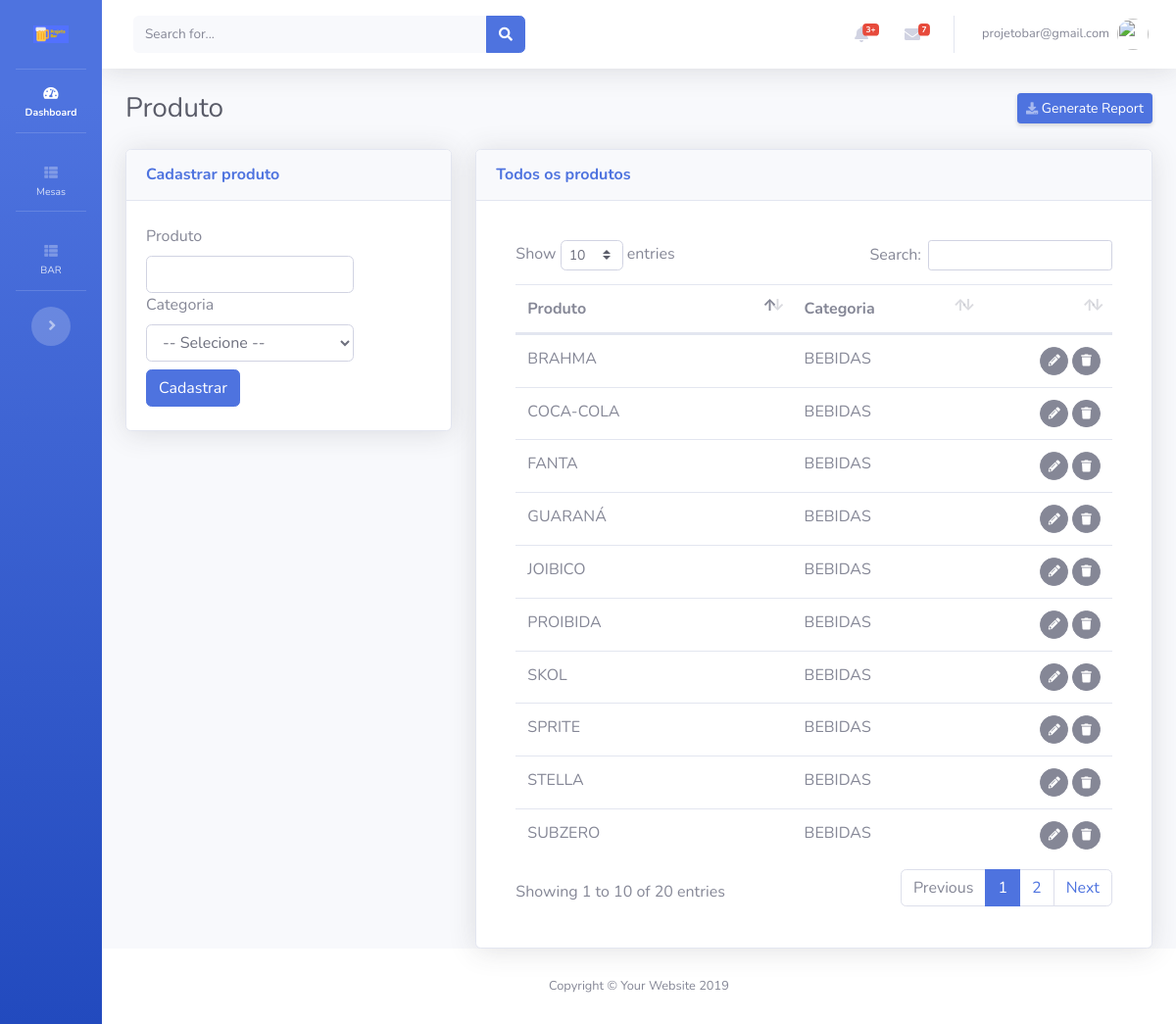
Page /views/produtos/Cadastrar.php (signed in) on the committed database.
### tables this page shows
CREATE TABLE IF NOT EXISTS `produtos` (
  `id` int(11) NOT NULL AUTO_INCREMENT,
  `produto` varchar(200) NOT NULL,
  `categoria` int(11) NOT NULL COMMENT 'FK',
  `usuario` int(11) NOT NULL COMMENT 'FK',
  `cadastro` datetime NOT NULL,
  `modificado` datetime NOT NULL,
  PRIMARY KEY (`id`)
);

CREATE TABLE IF NOT EXISTS `categorias` (
  `id` int(11) NOT NULL AUTO_INCREMENT,
  `categoria` varchar(200) NOT NULL,
  `usuario` int(11) NOT NULL COMMENT 'FK',
  `cadastro` datetime NOT NULL,
  `modificado` datetime NOT NULL,
  PRIMARY KEY (`id`)
);

### config.php (called while the page is built, shortened)
<?php
$app_token= 'appbar1';

### controllers/sidebar/ControllerSidebarToggle.php (called while the page is built)
<?php
$sqlCosultaToggle="SELECT * FROM sidebar WHERE id_usuario = '".$_SESSION['id'.$app_token]."' LIMIT 1";
$resultCosultaToggle=mysqli_query($conecta,$sqlCosultaToggle);
$CosultaToggle=mysqli_fetch_assoc($resultCosultaToggle);

### views/produtos/templates/FormularioExibir.php (the view, shortened to what this page needs)
<div class="card shadow mb-12">
  <div class="card-header py-3">
    <h6 class="m-0 font-weight-bold text-primary">Todos os produtos</h6>
  </div>
  <div class="card-body">
    <?php
    $sql="
    SELECT
    a.id,
    a.produto,
    b.categoria
    FROM produtos a
    LEFT JOIN categorias b on (a.categoria=b.id) order by produto ASC";
    if ($result=mysqli_query($conecta,$sql))
    {
      ?>
      <div class="card-body">
        <div class="table-responsive">
          <table class="table cell-border table-hover" id="dataTable" width="100%" cellspacing="0">
            <thead>
              <tr>
                <th>Produto</th>
                <th>Categoria</th>
                <th></th>
              </tr>
            </thead>
            <tfoot>
              <tbody>
                <?php
                while ($row=mysqli_fetch_assoc($result))
                {
                 ?>
                 <tr>
                  <td><?php echo $row['produto'];?></td>
                  <td><?php echo $row['categoria'];?></td>
                  <td align="right">
                    <span id="acoes">
                      <button class="btn btn-secondary btn-circle btn-sm botaoEditarProdutoTransicao" idproduto="<?=$row['id']?>">
                        <i class="fas fa-pencil-alt"></i></button>
                        <button class="btn btn-secondary btn-circle btn-sm botaoExcluirProdutoTransicao" data-toggle="modal" data-target="#modalExcluirProduto" idproduto="<?=$row['id']?>"> <i class="fas fa-trash"></i>
                        </span>
                      </td>
                    </tr>
                    <?php
                  }
                  ?>
                </tbody>
              </table>
            </div>
          </div>
          <?php
        }
        ?>
      </div>
    </div>

### inc/header.php (shortened to what this page needs)
<!DOCTYPE html>
<html lang="en">
<head>
  <link href="<?php echo BASEURL; ?>vendor/fontawesome-free/css/all.min.css" rel="stylesheet" type="text/css">
  <link href="<?php echo BASEURL; ?>css/sb-admin-2.min.css" rel="stylesheet">
</head>
  <?php include_once($ControllerSidebarToggle); ?>

### views/produtos/Cadastrar.php (shortened to what this page needs)
<?php
$app_item="controle";
$app_page_name="produto";
include ('../../config.php');
include('../../inc/header.php');
?>
<link href="<?php echo BASEURL;?>vendor/datatables/dataTables.bootstrap4.min.css" rel="stylesheet">
<body id="page-top">
  <div id="wrapper">
    <?php include('../../inc/sidebar.php'); ?>
    <div id="content-wrapper" class="d-flex flex-column">
      <div id="content">
       <?php include('../../inc/topbar.php'); ?>
       <div class="container-fluid">
        <div class="d-sm-flex align-items-center justify-content-between mb-4">
          <h1 class="h3 mb-0 text-gray-800"><?php echo ucfirst($app_page_name); ?></h1>
          <a href="#" class="d-none d-sm-inline-block btn btn-sm btn-primary shadow-sm"><i class="fas fa-download fa-sm text-white-50"></i> Generate Report</a>
        </div>
        <div id="contentTemplateMaster">
         <?php include ('templates/TemplateMaster.php'); ?>
       </div>
     </div>
   </div>
 </div>
</div>
<?php include('../../inc/footer.php'); ?>

### inc/sidebar.php (shortened to what this page needs)
    <ul class="navbar-nav bg-gradient-primary sidebar sidebar-dark accordion  <?php echo $CosultaToggle['status']; ?>" id="accordionSidebar">
      <a class="sidebar-brand d-flex align-items-center justify-content-center" href="<?php echo BASEURL.'index.php'; ?>">
        <img src="<?php echo BASEURL;?>img/logo_azul_small.png" width="50%">
    </a>
    <hr class="sidebar-divider my-0">
    <li class="nav-item active">
      <a class="nav-link" href="<?php echo BASEURL.'index.php'; ?>">
        <i class="fas fa-fw fa-tachometer-alt"></i>
        <span>Dashboard</span></a>
      </li>
      <hr class="sidebar-divider">
        <li class="nav-item <?php  if( $app_item == 'mesa' ) { echo "active"; } else { echo""; } ?>">
          <a class="nav-link collapsed" href="#" data-toggle="collapse" data-target="#collapseTwo" aria-expanded="true" aria-controls="collapseTwo">
            <i class="fas fa-th-list"></i>
            <span>Mesas</span>
          </a>
      </li>
      <hr class="sidebar-divider">
      <li class="nav-item">
        <a class="nav-link collapsed" href="#" data-toggle="collapse" data-target="#collapsePages" aria-expanded="true" aria-controls="collapsePages">
          <i class="fas fa-th-list"></i>
          <span>BAR</span>
        </a>
</li>
  <hr class="sidebar-divider d-none d-md-block">
  <div class="text-center d-none d-md-inline">
    <button class="rounded-circle border-0" id="sidebarToggle" name="sidebarToggle"></button>
  </div>
</ul>

### inc/topbar.php (shortened to what this page needs)
<nav class="navbar navbar-expand navbar-light bg-white topbar mb-4 static-top shadow">
  <form class="d-none d-sm-inline-block form-inline mr-auto ml-md-3 my-2 my-md-0 mw-100 navbar-search">
    <div class="input-group">
      <input type="text" class="form-control bg-light border-0 small" placeholder="Search for..." aria-label="Search" aria-describedby="basic-addon2">
      <div class="input-group-append">
        <button class="btn btn-primary" type="button">
          <i class="fas fa-search fa-sm"></i>
        </button>
      </div>
    </div>
  </form>
  <ul class="navbar-nav ml-auto">
    <li class="nav-item dropdown no-arrow mx-1">
      <a class="nav-link dropdown-toggle" href="#" id="alertsDropdown" role="button" data-toggle="dropdown" aria-haspopup="true" aria-expanded="false">
        <i class="fas fa-bell fa-fw"></i>
        <span class="badge badge-danger badge-counter">3+</span>
      </a>
    </li>
    <li class="nav-item dropdown no-arrow mx-1">
      <a class="nav-link dropdown-toggle" href="#" id="messagesDropdown" role="button" data-toggle="dropdown" aria-haspopup="true" aria-expanded="false">
        <i class="fas fa-envelope fa-fw"></i>
        <span class="badge badge-danger badge-counter">7</span>
      </a>
    </li>
    <li class="nav-item dropdown no-arrow">
      <a class="nav-link dropdown-toggle" href="#" id="userDropdown" role="button" data-toggle="dropdown" aria-haspopup="true" aria-expanded="false">
        <span class="mr-2 d-none d-lg-inline text-gray-600 small"><?php echo $_SESSION['login'.$app_token]; ?></span>
        <img class="img-profile rounded-circle" src="https://source.unsplash.com/QAB-WJcbgJk/60x60">
      </a>
    </li>
  </ul>
</nav>

### views/produtos/templates/TemplateMaster.php (shortened to what this page needs)
<?php
$FormularioCadastrar = $_SERVER['DOCUMENT_ROOT'];
$FormularioCadastrar .= BASEURL . "views/produtos/templates/FormularioCadastrar.php";
$FormularioExibir = $_SERVER['DOCUMENT_ROOT'];
$FormularioExibir .= BASEURL . "views/produtos/templates/FormularioExibir.php";
?>
<div class="row">
<div class="col-xl-4 col-lg-5">
<?php include ($FormularioCadastrar); ?>
</div>
<div class="col-xl-8 col-lg-7">
<?php include ($FormularioExibir); ?>

### views/produtos/templates/FormularioCadastrar.php
<div class="card shadow mb-4 FormularioCadastrarProduto">
  <div class="card-header py-3">
    <h6 class="m-0 font-weight-bold text-primary">Cadastrar produto</h6>
  </div>
  <div class="card-body">
    <div class="row">
      <div class="col-8 col-md-10 col-xl-9 col-lg-9 py-1">
        <label>Produto</label>
        <input type="text" id="produto" class="form-control"  required />
        <label>Categoria</label>
        <select class="form-control" id="categoria">
          <?php include($ModelSelectCategoria); ?>
        </select>
      </div>
    </div>
    <div class="row">
      <div class="col-2 col-md-2 col-xl-1 col-lg-1 py-1">
        <button class="btn btn-primary" id="botaoCadastrarProduto">Cadastrar</button>
      </div>
    </div>
  </div>
</div>

### models/categorias/ModelSelect.php (shortened to what this page needs)
<?php
$consultarCategoria = "SELECT * FROM categorias";
if ($result=mysqli_query($conecta,$consultarCategoria))
{
	echo "<option value=''>-- Selecione --</option>";
}

### inc/footer.php (shortened to what this page needs)
      <footer class="sticky-footer bg-white">
        <div class="container my-auto">
          <div class="copyright text-center my-auto">
            <span>Copyright &copy; Your Website 2019</span>
          </div>
        </div>
      </footer>
    </div>
  </div>
</body>
</html>

### rows in the picture
produtos: produto "BRAHMA", categorias.categoria "BEBIDAS"
produtos: produto "COCA-COLA", categorias.categoria "BEBIDAS"
produtos: produto "FANTA", categorias.categoria "BEBIDAS"
produtos: produto "GUARANÁ", categorias.categoria "BEBIDAS"
produtos: produto "JOIBICO", categorias.categoria "BEBIDAS"
produtos: produto "PROIBIDA", categorias.categoria "BEBIDAS"
produtos: produto "SKOL", categorias.categoria "BEBIDAS"
produtos: produto "SPRITE", categorias.categoria "BEBIDAS"
produtos: produto "STELLA", categorias.categoria "BEBIDAS"
produtos: produto "SUBZERO", categorias.categoria "BEBIDAS"

### other values in the picture
$_SESSION['login'.$app_token] "projetobar@gmail.com"
$app_page_name "Produto"
